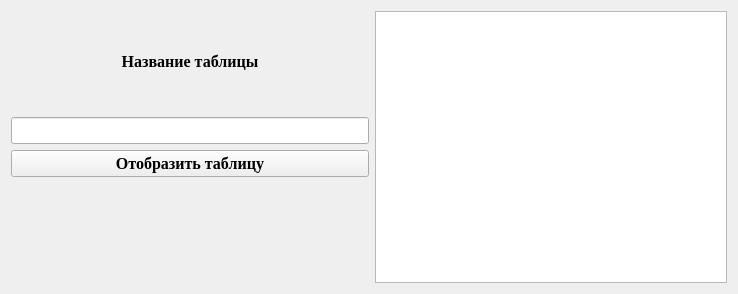
<?xml version="1.0" encoding="UTF-8"?>
<ui version="4.0">
 <class>showtable</class>
 <widget class="QWidget" name="showtable">
  <property name="geometry">
   <rect>
    <x>0</x>
    <y>0</y>
    <width>738</width>
    <height>294</height>
   </rect>
  </property>
  <property name="windowTitle">
   <string>Form</string>
  </property>
  <layout class="QGridLayout" name="gridLayout">
   <item row="0" column="3" rowspan="4" colspan="2">
    <widget class="QTableView" name="tableView"/>
   </item>
   <item row="1" column="1" colspan="2">
    <widget class="QLineEdit" name="lineEdit">
     <property name="font">
      <font>
       <family>Times New Roman</family>
       <pointsize>12</pointsize>
       <bold>true</bold>
      </font>
     </property>
     <property name="alignment">
      <set>Qt::AlignCenter</set>
     </property>
    </widget>
   </item>
   <item row="2" column="1" colspan="2">
    <widget class="QPushButton" name="pushButton">
     <property name="font">
      <font>
       <family>Times New Roman</family>
       <pointsize>12</pointsize>
       <bold>true</bold>
      </font>
     </property>
     <property name="text">
      <string>Отобразить таблицу</string>
     </property>
    </widget>
   </item>
   <item row="0" column="1" colspan="2">
    <widget class="QLabel" name="label">
     <property name="font">
      <font>
       <family>Times New Roman</family>
       <pointsize>12</pointsize>
       <bold>true</bold>
      </font>
     </property>
     <property name="text">
      <string>Название таблицы</string>
     </property>
     <property name="alignment">
      <set>Qt::AlignCenter</set>
     </property>
    </widget>
   </item>
  </layout>
 </widget>
 <resources/>
 <connections/>
</ui>
